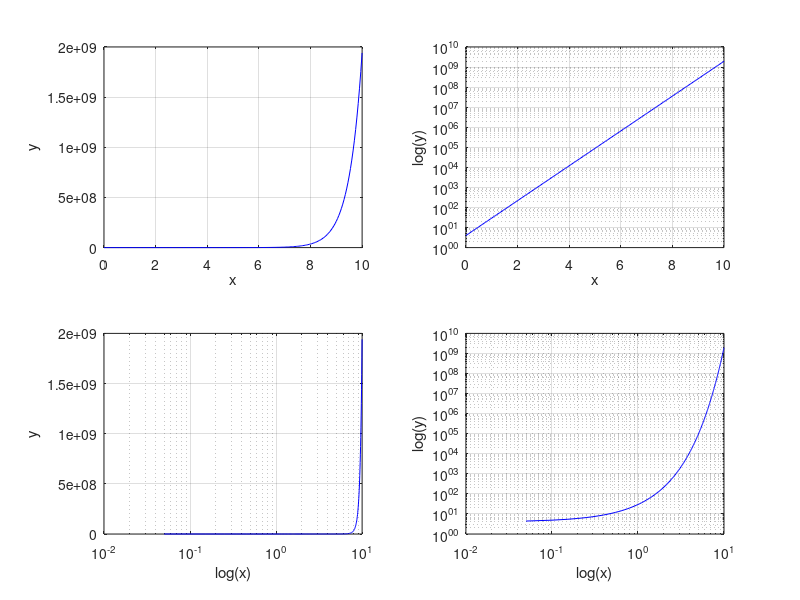

Here is the MATLAB script that generated this plot:
% Segunda clase
% Pedro Jose Leal

% primer archivo
clc; clear;

%x = -pi:0.05:pi;
%y = sin(x);
%z = cos(x);

%plot(x, y)
%hold on;
%plot(x, z)
%hold off;
%xlabel('\theta[rad]')
%ylabel('f(\theta[rad])')
%legend('sin(\theta)','cos(\theta)','Location','best')
%axis([-1.1*pi 1.1*pi -1.2 1.2])
%title('Funciones trigonométricas')
%grid on
%print -djpeg -r100 trig_func.jpeg

%Segundo programa

%x = -pi:0.05:pi;
%y = sin(x);
%z = cos(x);

%func = [y, y.^2, z, z.^2]
%subplot(2, 2, 1)
%plot(x, y,'-b')
%legend('sin(\theta)')
%subplot(2, 2, 2)
%plot(x,y.^2, '_g')
%legend('sin^{2}(\theta)')
%subplot(2, 2, 3)
%plot(x, z,'or')
%legend('cos(\theta)')
%subplot(2, 2, 4)
%plot(x, z.^2,'+y')
%legend('cos^{2}(\theta)')
%xlabel('\theta[rad]')
%ylabel('f(\theta[rad])')
%grid on


%figure(1); clf;
%plot(x, y);
%figure(2); clf;
%plot(x, z);


clear all; close all;
x = 0:0.05:10;% Me genera un vector x
y = 4*exp(2*x);% Me genera un vector y del mismo tamaño de x
figure(1);clf;
%%%%%%%%%%%%%%%%%%%%%%%%%%%%%%
subplot(2,2,1)
plot(x,y,'-b');grid on;
xlabel('x');ylabel('y');
%%%%%%%%%%%%%%%%%%%%%%%%%%%%%%
subplot(2,2,2)
semilogy(x,y,'-b');grid on;
xlabel('x');ylabel('log(y)');
%%%%%%%%%%%%%%%%%%%%%%%%%%%%%%
subplot(2,2,3)
semilogx(x,y,'-b');grid on;
xlabel('log(x)');ylabel('y');
%%%%%%%%%%%%%%%%%%%%%%%%%%%
%%%%%%%%%%%%%%%%%%%%%%%%%%%%%%
subplot(2,2,4)
loglog(x,y,'-b');grid on;
xlabel('log(x)');ylabel('log(y)');
print -djpeg -r100 Ejes_func2.jpeg